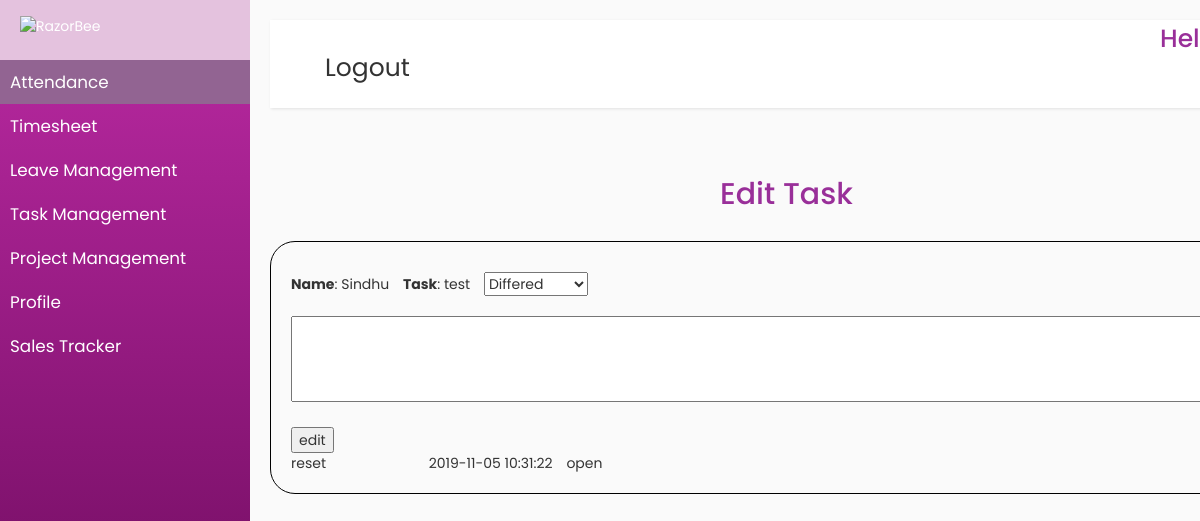
The app's page /EmployeeManagement/accounts/edit.php?id=1 (signed in) with its own data.
### tables this page shows
CREATE TABLE `newtask` (
  `id` int(100) NOT NULL,
  `assignee` varchar(100) NOT NULL,
  `description` varchar(100) NOT NULL,
  `status_id` varchar(100) NOT NULL,
  `comments` varchar(100) NOT NULL
);

CREATE TABLE `taskcomment` (
  `id` int(100) NOT NULL,
  `comments` varchar(100) NOT NULL,
  `task_id` int(100) NOT NULL,
  `status` varchar(100) NOT NULL,
  `date` timestamp(6) NOT NULL DEFAULT current_timestamp(6) ON UPDATE current_timestamp(6)
);

### EmployeeManagement/accounts/edit.php (the view, shortened to what this page needs)
<?php
$user = new User();
$uid = $_SESSION['uid'];
?>
<?php
$connect = mysqli_connect("localhost", "root", "", "employeemanagement");
$id = $_REQUEST['id'];
$sel = "select * from newtask where id='".$id."'";
$qr = mysqli_query($connect,$sel);
?>
<!DOCTYPE html>
<html>
<head>
    <link rel="stylesheet" href="https://maxcdn.bootstrapcdn.com/bootstrap/3.4.0/css/bootstrap.min.css">
    <link rel="stylesheet" href="/EmployeeManagement/accounts/styles.css">
</head>
<body>
    <div class="wrapper">
        <nav id="sidebar">
            <ul class="list-unstyled components">
                <div class="sidebar-header" style="margin-top:-20px">
                    <a href="#"><img src="http://razorbee.com/wp-content/uploads/2017/08/razorbee_logo.png" alt="RazorBee" class="img-logo-w2" style="width: 190px;  margin-top: -10px;font-color:white "></a>
                </div>
                <li class="active">
                    <a href="#homeSubmenu" data-toggle="collapse" aria-expanded="false" class="dropdown-toggle">Attendance</a>
                </li>
                <li>
                    <a href="#" id="timesheet">Timesheet</a>
                </li>
                <li>
                    <a href="#leaveSubmenu" data-toggle="collapse" aria-expanded="false" class="dropdown-toggle">Leave Management</a>
                </li>
                <li>
                    <a href="#tasksub" data-toggle="collapse" aria-expanded="false" class="dropdown-toggle">Task Management</a>
                </li>
                <li>
                    <a href="#projectSubmenu" data-toggle="collapse" aria-expanded="false" class="dropdown-toggle">Project Management</a>
                </li>
                <li>
                    <a href="#profilesubmenu" data-toggle="collapse" aria-expanded="false" class="dropdown-toggle">Profile </a>
                </li>
                <li>
                    <a href="#salessubmenu" data-toggle="collapse" aria-expanded="false" class="dropdown-toggle">Sales Tracker </a>
                </li>
            </ul>
        </nav>
        <div id="content">
            <nav class="navbar navbar-expand-lg navbar-light bg-light">
                <div class="container-fluid">
                    <div class="collapse navbar-collapse" id="navbarSupportedContent">
                        <ul class="nav navbar-nav ml-auto">
                            <li class="nav-item active">
                                <h1 style="color:purple;margin-left:850px;font-size:25px;margin-top:-10px;color:rgb(153, 47, 153)">Hello <?php $user->get_fullname($uid); ?></h1>
                            </li>
                            <li class="nav-item">
                                <a class="nav-link" href="../accounts/login.php" style="margin-top:-20px;font-size:25px">Logout</a>
                            </li>
                        </ul>
                    </div>
                </div>
            </nav>
<?php
$result1 = mysqli_query($connect, ("SELECT * FROM `statusmaster`"));
?>
<div>
<h2 style="color:rgb(153, 47, 153);margin-top:-130px;margin-left:450px;">Edit Task</h1> <br>
<div class="container" style="border-radius: 25px;border:1px solid black;padding:30px 0 20px 20px;margin-bottom:30px;">
<form name="form1" method="post">
<?php while($arr = mysqli_fetch_array($qr)) { ?>
<b>Name</b>: <span style="margin:0px 10px 20px 0px;"> <?php echo  $arr[1]; ?></span>
<b>Task</b>: <span style="margin:0px 10px 20px 0px;"><?php echo  $arr[2]; ?></span>
<select name="status">
               <?php while($row = mysqli_fetch_array($result1)):;?>
               <option  selected="selected" name="status" value="<?php echo $row[1];?>"><?php echo $row[1];?></option>
<?php endwhile;?>
                </select><br><br>
<textarea rows="4" cols="100" value="<?php echo  $arr[4]; ?>"  name="comments" /></textarea><br><br>
<input type="submit" value="edit" name="edit">
<?php } ?>
<?php
$task_id=$_GET['id'];
$res = mysqli_query($connect,"SELECT * FROM taskcomment where task_id='".$task_id."' ");
 ?>
<?php
	while($row = mysqli_fetch_array($res)){
        ?>
        <table style="overflow: scroll!important;">
        <tr>
             <td style="width:30%;"><?php echo $row["comments"];?></td>
             <td style="width:30%;"><?php echo substr($row["date"],0,19);?></td>
             <td style="width:30%;"><?php echo $row["status"];?></td>
        </tr>
        </table>
        <?php
    }?>
</form>
</div>
</div>
</div>
</body>
</html>

### EmployeeManagement/accounts/styles.css (style rules this page uses)
body { font-family: 'Poppins', sans-serif; background: #fafafa; position:fixed; }
a, a:hover, a:focus { color: inherit; text-decoration: none; transition: all 0.3s; }
.navbar { padding: 15px 10px; background: #fff; border: none; border-radius: 0; margin-bottom: 40px; box-shadow: 1px 1px 3px rgba(0, 0, 0, 0.1); }
.wrapper { display: flex; width: 100%; align-items: stretch; }
#sidebar { min-width: 250px; max-width: 250px; background-image: linear-gradient(rgb(187, 42, 163),rgb(97, 6, 82)); color: #fff; transition: all 0.3s; }
#sidebar .sidebar-header { padding: 20px; background: rgb(228, 194, 222); }
#sidebar ul.components { padding: 20px 0; }
#sidebar ul li a { padding: 10px; font-size: 1.2em; display: block; }
#sidebar ul li.active>a, a[aria-expanded="true"] { color: #fff; background: rgb(146, 100, 146); }
a[data-toggle="collapse"] { position: relative; }
.dropdown-toggle::after { display: block; position: absolute; top: 50%; right: 20px; transform: translateY(-50%); }
#content { width: 100%; padding: 20px; min-height: 100vh; transition: all 0.3s; }

### records on screen
newtask: assignee "Sindhu", description "test"
taskcomment: comments "reset", date "2019-11-05 10:31:22", status "open"

### other values on screen
form field status "Differed"
